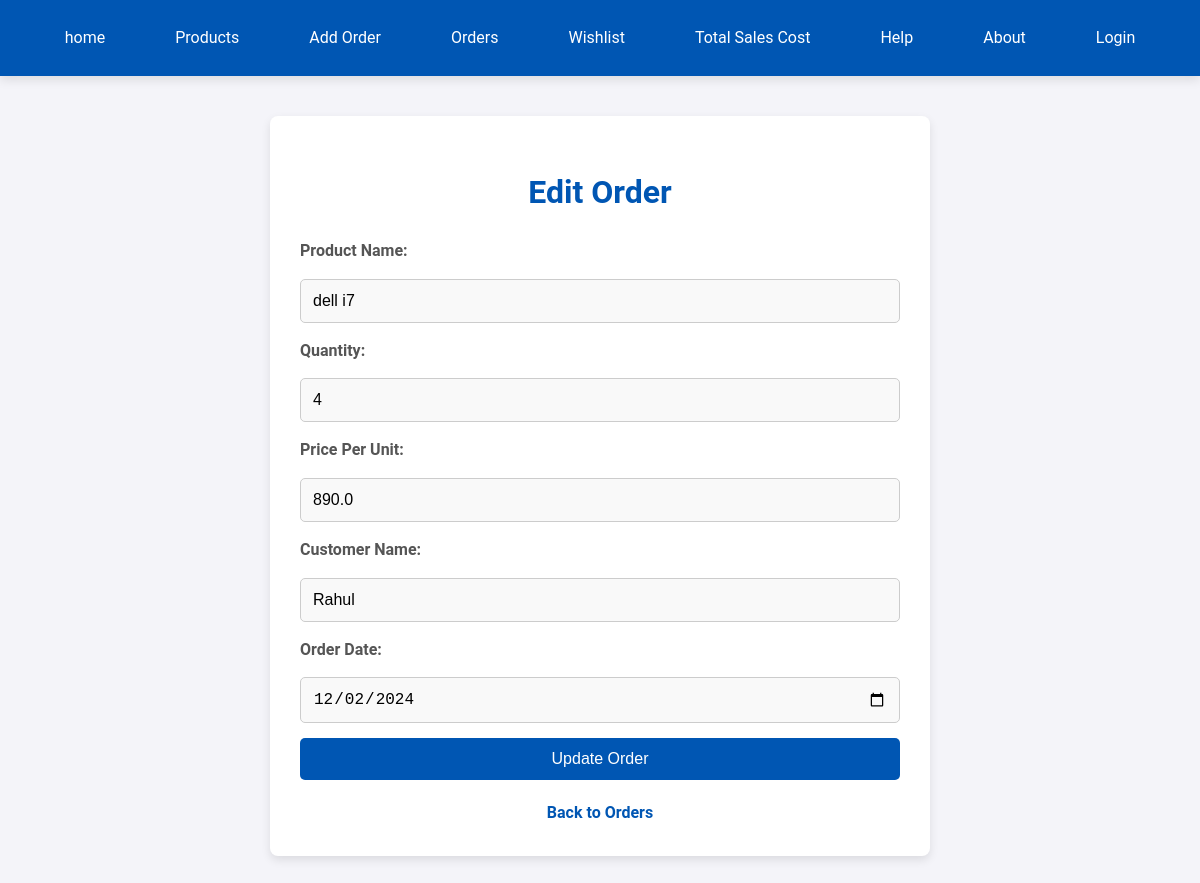
Page /update_order/8 on the committed database.
### models/order.py (models this page shows, shortened)
class Order(db.Model):
    __tablename__ = 'orders'  # This specifies the table name
    id = db.Column(db.Integer, primary_key=True)  # Primary Key
    product_name = db.Column(db.String(100), nullable=False)  # Product name
    quantity = db.Column(db.Integer, nullable=False)  # Quantity of products
    price_per_unit = db.Column(db.Float, nullable=False)  # Price per unit
    total_price = db.Column(db.Float, nullable=False)  # Total price (calculated field)
    customer_name = db.Column(db.String(100), nullable=False)  # Customer's name
    order_date = db.Column(db.String(100), nullable=False)  # Date of the order

### app.py (the view, shortened to what this page needs)
@app.route('/update_order/<int:id>', methods=['GET', 'POST'])
def update_order(id):
    order = Order.query.get_or_404(id)
    return render_template('update_order.html', order=order)

### templates/update_order.html (shortened to what this page needs)
<!DOCTYPE html>
<html lang="en">
<head>
</head>
<body>
    <nav>
        <a href="/">home</a>
        <a href="/products">Products</a>
        <a href="/add_orders">Add Order</a>
        <a href="/orders">Orders</a>
        <a href="/wishlist">Wishlist</a>
        <a href="/cost">Total Sales Cost</a>
        <a href="/help">Help</a>
        <a href="/about">About</a>
        <a href="/login">Login</a>
    </nav>
    <div class="container">
        <h1>Edit Order</h1>
        <form method="POST">
            <label for="product_name">Product Name:</label>
            <input
                type="text"
                id="product_name"
                name="product_name"
                value="{{ order.product_name }}"
                required
                placeholder="Enter product name"
            >
            <label for="quantity">Quantity:</label>
            <input
                type="number"
                id="quantity"
                name="quantity"
                value="{{ order.quantity }}"
                required
                placeholder="Enter quantity"
            >
            <label for="price_per_unit">Price Per Unit:</label>
            <input
                type="number"
                step="0.01"
                id="price_per_unit"
                name="price_per_unit"
                value="{{ order.price_per_unit }}"
                required
                placeholder="Enter price per unit"
            >
            <label for="customer_name">Customer Name:</label>
            <input
                type="text"
                id="customer_name"
                name="customer_name"
                value="{{ order.customer_name }}"
                required
                placeholder="Enter customer name"
            >
            <label for="order_date">Order Date:</label>
            <input
                type="date"
                id="order_date"
                name="order_date"
                value="{{ order.order_date }}"
                required
            >
            <button type="submit">Update Order</button>
        </form>
        <a class="back-link" href="/orders">Back to Orders</a>
    </div>
</body>
</html>

### templates/update_order.html (style rules this page uses)
body { margin: 0; font-family: 'Roboto', Arial, sans-serif; background-color: #f4f4f9; color: #333; line-height: 1.6; }
h1 { color: #0056b3; font-size: 2rem; margin-bottom: 20px; text-align: center; }
a { color: #0056b3; text-decoration: none; }
nav { background-color: #0056b3; padding: 15px 0; display: flex; justify-content: center; box-shadow: 0 4px 10px rgba(0, 0, 0, 0.1); }
nav a { color: white; margin: 0 20px; font-size: 16px; padding: 10px 15px; border-radius: 5px; transition: background 0.3s ease; }
.container { max-width: 600px; margin: 40px auto; padding: 30px; background-color: #fff; border-radius: 8px; box-shadow: 0 4px 10px rgba(0, 0, 0, 0.1); }
form { display: flex; flex-direction: column; gap: 15px; }
label { font-weight: bold; font-size: 16px; color: #555; }
input { padding: 12px; font-size: 16px; border: 1px solid #ccc; border-radius: 5px; transition: border-color 0.3s ease; background-color: #f9f9f9; }
button { background-color: #0056b3; color: white; padding: 12px 20px; font-size: 16px; border: none; border-radius: 5px; cursor: pointer; transition: background 0.3s ease; }
.back-link { display: block; text-align: center; margin-top: 20px; font-size: 16px; font-weight: bold; color: #0056b3; text-decoration: none; transition: color 0.3s ease; }

### rows in the picture
Order: product_name "dell i7", quantity "4", price_per_unit "890.0", customer_name "Rahul", order_date "12/02/2024"
